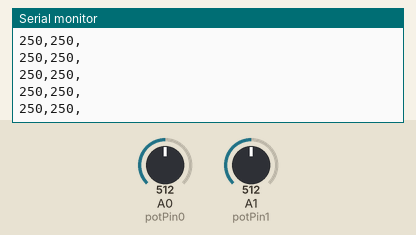
A sketch run on a simulated Arduino Uno, built with avr-gcc and run on an emulated ATmega328P. On the bench: the last lines printed to the serial monitor. The test bench sets the inputs (shaded band); at power-on: A0 (potPin0) = 512, A1 (potPin1) = 512.

Above: at 1.2 s.
1.3 s: A0 (potPin0) set to 716
At 1.69 s:
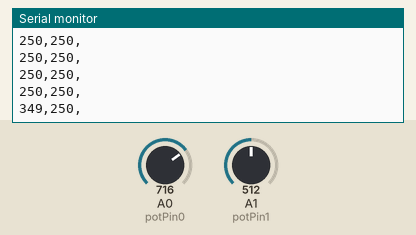
2.8 s: A1 (potPin1) set to 716
At 2.94 s:
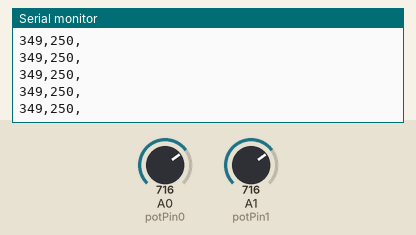
4.3 s: A0 (potPin0) set to 900
At 4.44 s:
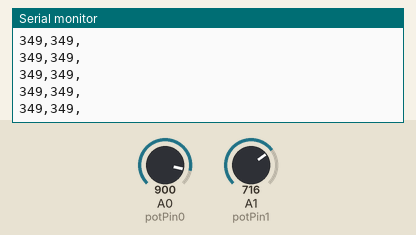
5.8 s: A1 (potPin1) set to 900
At 5.95 s:
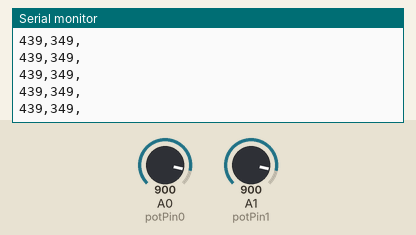
Timing chart, 0 to 8.3 s (numbered marks = the images above; inputs shaded):
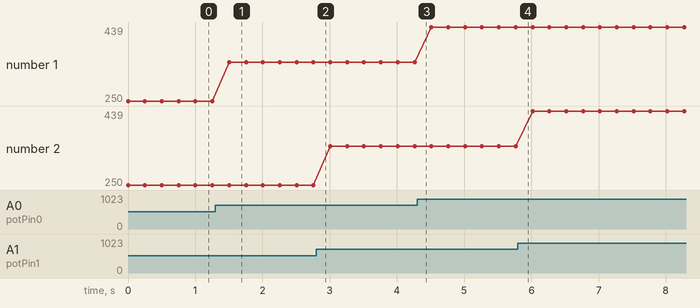

Measured:
- after the input at 1.3 s, the serial monitor: prints a new line after 0.20 s (image 1)
- plotted number 1: 250 → 349 after the input at 1.3 s, 349 → 439 after the input at 4.3 s

The sketch:

Electro_Sketch.ino
```cpp
/*
Sage Ridge Coding
Electro-sketch, or how to control a brush on the canvas with two potentiometers
Adapted from Processing.org
*/

// Here we declare the pin numbers for potentiometers 0 and 1
// Pot 0 will control the horizontal, x, while Pot 1 the vertical, y.
const int potPin0 = 0; // const signals to the compiler that
const int potPin1 = 1; // the values of these variables cannot change.
int potVal0 = 100;
int potVal1 = 100;

// In setup() we open the serial output for streaming
// at a rate of 9600 characters per second
void setup()
{
  Serial.begin(9600);
}

// In the main loop we read the analog value of potPin0 and
// potPin1 every 500 milliseconds and stream the
// values out over the serial connection as x,y pairs. Each pair
// is followed by an ASCII new line character, "\0".
void loop()
{
  potVal0 = analogRead(potPin0);
  potVal1 = analogRead(potPin1);
  potVal0 = map(potVal0, 0, 1023, 0, 500); // map converts a range of values
  potVal1 = map(potVal1, 0, 1023, 0, 500); // to another range of values.
  Serial.print(potVal0);
  Serial.print(",");
  Serial.print(potVal1);
  Serial.println(",\0");
  delay(250);
}
```
